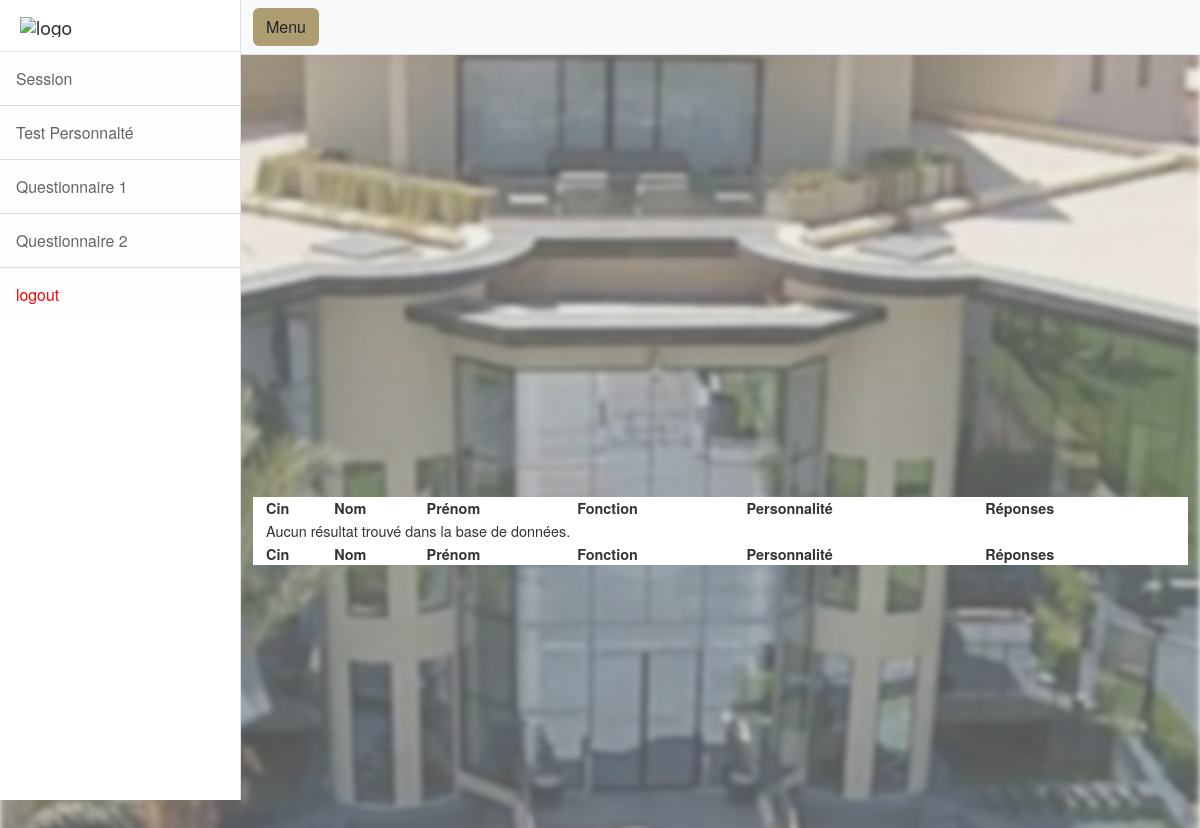
Before: /dashboard/listeN.php with the older database file.
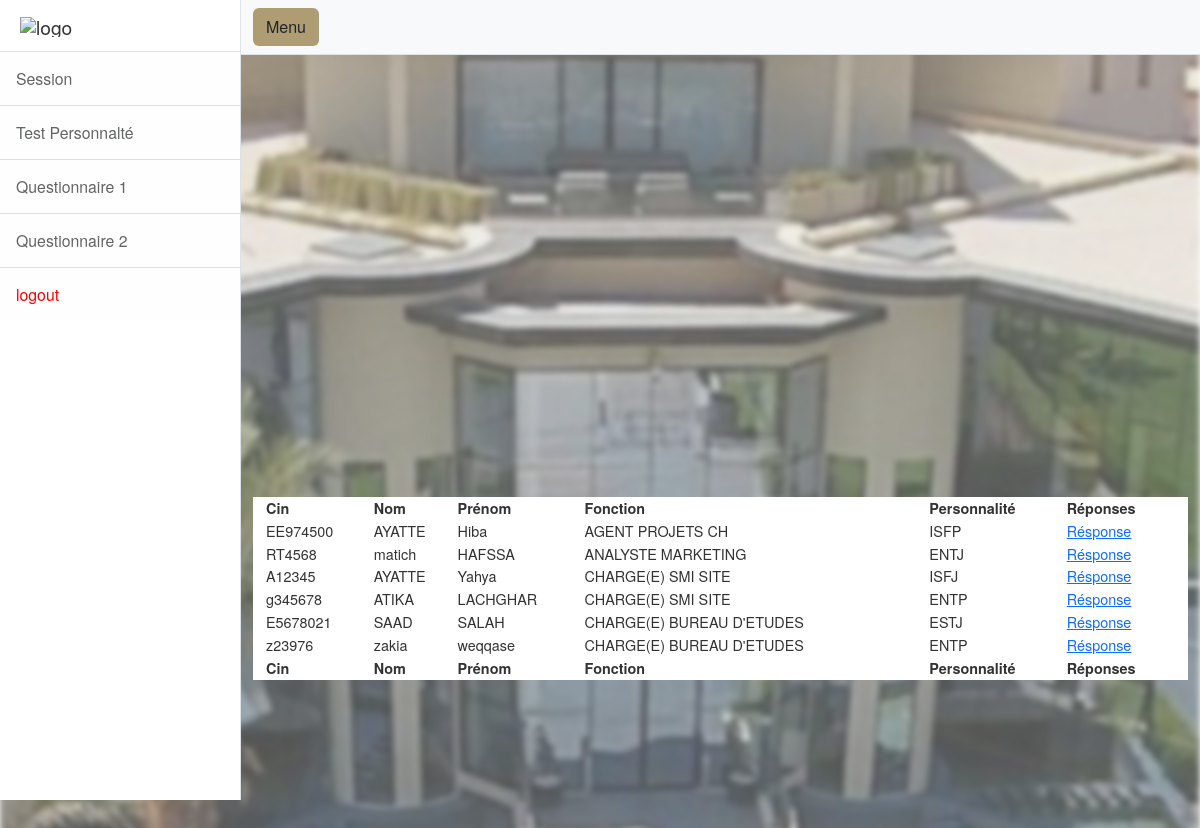
After: the same page with the newer database file.
### tables this page shows
CREATE TABLE `condidat` (
  `id` int(11) NOT NULL,
  `cin` varchar(120) NOT NULL,
  `nom` varchar(512) NOT NULL,
  `prenom` varchar(512) NOT NULL,
  `email` varchar(380) NOT NULL,
  `direction` varchar(256) NOT NULL,
  `service` varchar(256) NOT NULL,
  `societe` varchar(256) NOT NULL,
  `fonction` varchar(256) NOT NULL,
  `test` varchar(256) NOT NULL,
  `temps_total` time NOT NULL,
  `temps_part1` time NOT NULL,
  `temps_part2` time NOT NULL,
  `temps_part3` time NOT NULL
);

CREATE TABLE `note` (
  `id` int(11) NOT NULL,
  `cin` varchar(128) NOT NULL,
  `nom` varchar(128) NOT NULL,
  `prenom` varchar(128) NOT NULL,
  `personalite` varchar(128) NOT NULL
);

### dashboard/listeN.php (the view, shortened to what this page needs)
<?php
$conn = mysqli_connect("localhost", "root", "", "menarahold");
$sql = "SELECT c.cin, c.nom, c.prenom, c.fonction,n.id, n.personalite FROM condidat c JOIN note n ON c.nom = n.nom AND c.prenom = n.prenom LEFT JOIN emp e ON c.nom = e.NOM AND c.prenom = e.PRENOM WHERE e.NOM IS NULL AND e.PRENOM IS NULL";
$result = $conn->query($sql);
?>
<!DOCTYPE html>
<html lang="en">
<head>
<head>
<link href="css/styles.css" rel="stylesheet" />
    <link rel="stylesheet" type="text/css" href="https://cdn.datatables.net/1.11.5/css/jquery.dataTables.css">
        <link rel="stylesheet" href="https://cdn.datatables.net/1.12.1/css/jquery.dataTables.min.css">
        <link rel="stylesheet" href="https://cdn.datatables.net/fixedheader/3.2.3/css/fixedHeader.dataTables.min.css">
    <link href="https://nightly.datatables.net/css/jquery.dataTables.css" rel="stylesheet" type="text/css" />
    <link href="https://nightly.datatables.net/select/css/select.dataTables.css?_=9a6592f8d74f8f520ff7b22342fa1183.css" rel="stylesheet" type="text/css" />
    <link href="https://nightly.datatables.net/searchpanes/css/searchPanes.dataTables.css?13" rel="stylesheet" type="text/css" />
</head>
<body>
    <div class="d-flex" id="wrapper">
        <div class="border-end bg-white" id="sidebar-wrapper">
            <div class="sidebar-heading border-bottom bg-white"><img src="https://menara-holding.ma/Assets/images/Logo_mh.svg"
                  style="width:140px;heigth:20px" alt="logo"></div>
                  <div class="list-group list-group-flush">
                <a class="list-group-item list-group-item-action list-group-item-light p-3 allow-navigation" style="font-size: 1.1em;margin: 0;" href="session.php">Session</a>
                <a class="list-group-item list-group-item-action list-group-item-light p-3 allow-navigation" style="font-size: 1.1em;margin: 0;" href="#" id="menu1">Test Personnalté</a>
                <a class="list-group-item list-group-item-action list-group-item-light p-3 allow-navigation" style="font-size: 1.1em;margin: 0;" href="#" id="menu2">Questionnaire 1</a>
                <a class="list-group-item list-group-item-action list-group-item-light p-3 allow-navigation" style="font-size: 1.1em;margin: 0;" href="#" id="menu3">Questionnaire 2</a>
                <a class="list-group-item list-group-item-action list-group-item-light p-3 allow-navigation" style="font-size: 1.1em;margin: 0;color:red" href="logout.php">logout</a>
            </div>
        </div>
        <div id="page-content-wrapper">
            <nav class="navbar navbar-expand-lg navbar-light bg-light border-bottom">
                <div class="container-fluid">
                    <button class="btn" style="background-color:#ae9d72" id="sidebarToggle">Menu</button>
                </div>
            </nav>
            <div class="container-fluid">
                <br>
                 <br>
                <div id="container" style="width:100%; height:400px;"></div>
                    <div class="container" style="background-color:white;width:100%; ">
                    <table id="example" class="display nowrap" width="100%" style="width:100%">
                        <thead>
                        <tr>
                            <th>Cin</th>
                            <th>Nom</th>
                            <th>Prénom</th>
                            <th>Fonction</th>
                            <th>Personnalité</th>
                            <th>Réponses</th>
                        </tr>
                        </thead>
                        <tfoot>
                        <tr>
                            <th>Cin</th>
                            <th>Nom</th>
                            <th>Prénom</th>
                            <th>Fonction</th>
                            <th>Personnalité</th>
                            <th>Réponses</th>
                        </tr>
                        </tfoot>
                        <tbody>
                        <?php
                            if ($result->num_rows > 0) {
                                while ($row = $result->fetch_assoc()) {
                                    echo "<tr>";
                                    echo "<td>" . $row["cin"] . "</td>";
                                    echo "<td>" . $row["nom"] . "</td>";
                                    echo "<td>" . $row["prenom"] . "</td>";
                                    echo "<td>" . $row["fonction"] . "</td>";
                                    echo "<td>" . $row["personalite"] . "</td>";
                                    echo "<td><a href='detailsLN.php?id=" . $row["id"] . "'>Résponse</a></td>";
                                    echo "</tr>";
                                }
                            } else {
                                echo "<tr><td colspan='8'>Aucun résultat trouvé dans la base de données.</td></tr>";
                            }
                        ?>
                        </tbody>
                    </table>
                </div>
            </div>
        </div>
    </div>
</body>
</html>

Changed rows visible on the page:
now on this page (row unchanged): condidat: cin "EE974500", nom "AYATTE", prenom "Hiba", fonction "AGENT PROJETS CH", note.personalite "ISFP"
added condidat: cin "RT4568", nom "matich", prenom "HAFSSA", fonction "ANALYSTE MARKETING", note.personalite "ENTJ"
added condidat: cin "A12345", nom "AYATTE", prenom "Yahya", fonction "CHARGE(E) SMI SITE", note.personalite "ISFJ"
added condidat: cin "g345678", nom "ATIKA", prenom "LACHGHAR", fonction "CHARGE(E) SMI SITE", note.personalite "ENTP"
added condidat: cin "E5678021", nom "SAAD", prenom "SALAH", fonction "CHARGE(E) BUREAU D'ETUDES", note.personalite "ESTJ"
added condidat: cin "z23976", nom "zakia", prenom "weqqase", fonction "CHARGE(E) BUREAU D'ETUDES", note.personalite "ENTP"
Other visible differences:
text no longer shown: "Aucun résultat trouvé dans la base de données."
